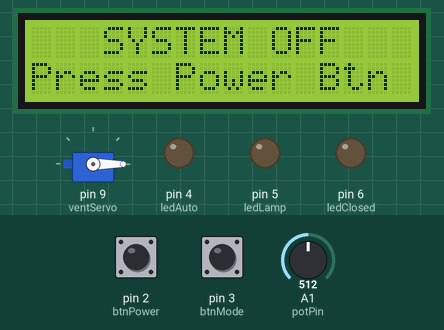
Recording of a sketch running on a simulated Arduino Uno, built with avr-gcc and run on an emulated ATmega328P. Shown: servo, 16×2 character LCD, output pins drawn as LEDs (lit = HIGH). The inputs (shaded band) are chosen by the test bench; at power-on: pin 2 (btnPower) HIGH, pin 3 (btnMode) HIGH, A1 (potPin) = 512. What the sketch prints to the serial monitor is not drawn.

Above: at 2.5 s.
2.6 s: pin 2 (btnPower) pulled LOW for 0.15 s
At 3.1 s:
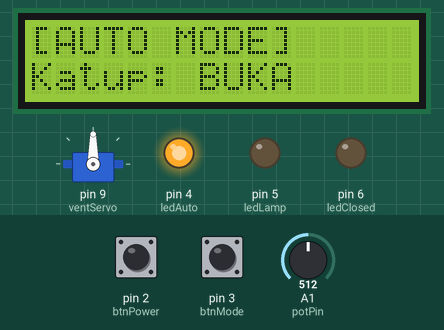
5.7 s: pin 3 (btnMode) pulled LOW for 0.15 s
At 6.7 s:
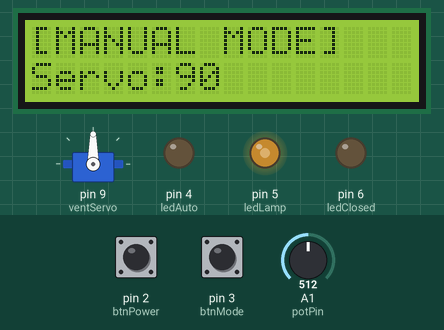
7.3 s: A1 (potPin) set to 306
At 8.1 s:
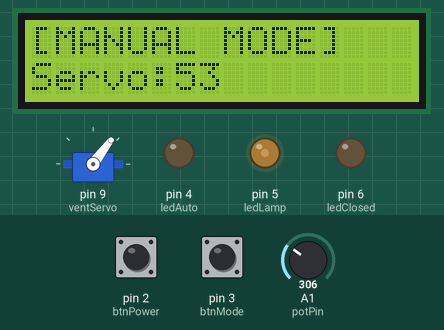
8.8 s: A1 (potPin) set to 122
At 9.3 s:
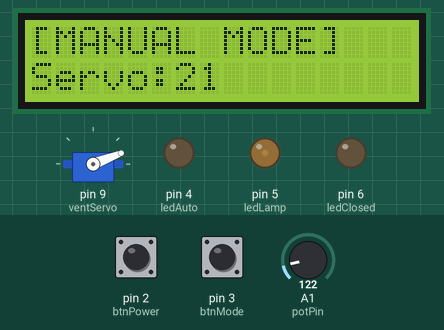
10.3 s: A1 (potPin) set to 561
At 11.5 s:
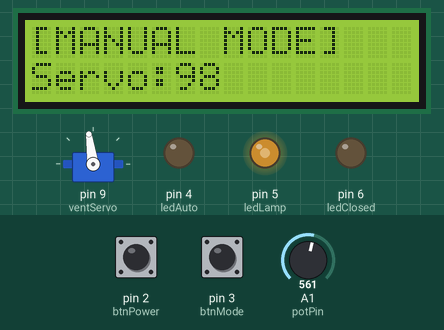
11.8 s: A1 (potPin) set to 585
At 13.0 s:
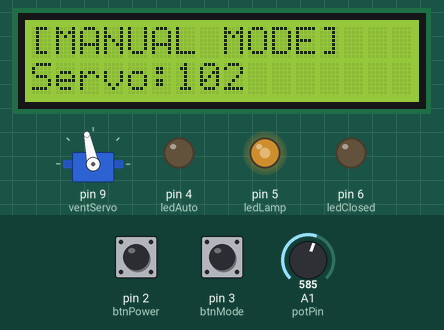
Timing chart, 0 to 14.3 s (numbered marks = the images above; inputs shaded):
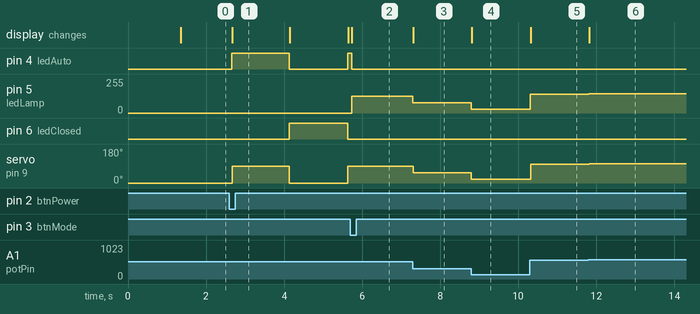

Measured:
- after the input at 2.6 s, pin 4 (ledAuto): LOW → HIGH after 0.06 s, → LOW 1.5 s later, → HIGH 1.5 s later; pin 6 (ledClosed): LOW → HIGH after 1.5 s, → LOW 1.5 s later; servo on pin 9 (ventServo): 0° → 90° after 0.07 s, → 0° 1.5 s later, → 90° 1.5 s later; the display: changes after 0.07 s (image 1)
- after the input at 5.7 s, pin 4 (ledAuto): HIGH → LOW after 0.03 s instead of 1.4 s; pin 5 (ledLamp): 0/255 → 127/255 at once; pin 6 (ledClosed): stays LOW (without the input it goes to HIGH after 1.4 s); servo on pin 9 (ventServo): stays 90° (without the input it goes to 0° after 1.4 s); the display: changes at once (image 2)
- after the input at 7.3 s, pin 5 (ledLamp): 127/255 → 76/255 at once; servo on pin 9 (ventServo): 90° → 53° at once; the display: changes at once (image 3)
- after the input at 8.8 s, pin 5 (ledLamp): 76/255 → 30/255 at once; servo on pin 9 (ventServo): 53° → 21° at once; the display: changes at once (image 4)
- after the input at 10.3 s, pin 5 (ledLamp): 30/255 → 139/255 at once; servo on pin 9 (ventServo): 21° → 98° at once; the display: changes at once (image 5)
- after the input at 11.8 s, pin 5 (ledLamp): 139/255 → 145/255 at once; servo on pin 9 (ventServo): 98° → 102° at once; the display: changes at once (image 6)

The sketch:

uts_mikro1_24040093_Dianty_.ino
```cpp
#include <Wire.h>
#include <LiquidCrystal_I2C.h>
#include <Servo.h>

LiquidCrystal_I2C lcd(0x27, 16, 2);
Servo ventServo;

#define ledAuto 4
#define ledClosed 6
#define ledLamp 5
#define btnPower 2
#define btnMode  3
#define potPin   A1

bool manualMode = false, systemOn = false, valveOpen = false;

int lastBtnMode = HIGH, lastBtnPower = HIGH;
unsigned long lastDebMode = 0, lastDebPower = 0, debounceDelay = 120;
unsigned long lastAuto = 0, autoDelay = 1500;

unsigned long lastPot = 0;
unsigned long potDelay = 200;

void setup() {
  Serial.begin(9600);

  pinMode(ledAuto, OUTPUT);
  pinMode(ledClosed, OUTPUT);
  pinMode(ledLamp, OUTPUT);
  pinMode(btnPower, INPUT_PULLUP);
  pinMode(btnMode, INPUT_PULLUP);

  ventServo.attach(9);
  ventServo.write(0);

  lcd.init();
  lcd.backlight();

  lcd.setCursor(0,0);
  lcd.print(" Smart AirFlow ");
  lcd.setCursor(0,1);
  lcd.print("   Starting...");
  delay(1200);

  // TAMPILAN MODE AWAL
  lcd.clear();
  lcd.setCursor(0,0);
  lcd.print("[AUTO MODE]  ");
  lcd.setCursor(0,1);
  lcd.print("AUTO RUNNING..");
}


void loop() {

  unsigned long now = millis();

  int pwr  = digitalRead(btnPower);
  int mode = digitalRead(btnMode);

  // ======================
  // TOMBOL POWER
  // ======================
  if (pwr != lastBtnPower && now - lastDebPower > debounceDelay) {
    lastDebPower = now;

    if (pwr == LOW) {
      systemOn = !systemOn;
      Serial.println(systemOn ? "SYSTEM ON" : "SYSTEM OFF");

      lcd.clear();
      if (systemOn) {
        lcd.setCursor(0,0);
        lcd.print(manualMode ? "[MANUAL MODE]" : "[AUTO MODE]  ");
        lcd.setCursor(0,1);
        lcd.print(manualMode ? "Servo: ---    " : "AUTO RUNNING..");
      }
    }
  }
  lastBtnPower = pwr;

  // ======================
  // JIKA SISTEM MATI
  // ======================
  if (!systemOn) {
    digitalWrite(ledAuto, LOW);
    digitalWrite(ledClosed, LOW);
    analogWrite(ledLamp, 0);
    ventServo.write(0);

    lcd.setCursor(0,0);
    lcd.print("   SYSTEM OFF   ");
    lcd.setCursor(0,1);
    lcd.print("Press Power Btn ");
    return;
  }


  // ======================
  // TOMBOL MODE
  // ======================
  if (mode != lastBtnMode && now - lastDebMode > debounceDelay) {
    lastDebMode = now;

    if (mode == LOW) {
      manualMode = !manualMode;
      Serial.println(manualMode ? "MANUAL" : "AUTO");

      lcd.clear();
      lcd.setCursor(0,0);
      lcd.print(manualMode ? "[MANUAL MODE]" : "[AUTO MODE]  ");

      lcd.setCursor(0,1);
      lcd.print(manualMode ? "Servo: ---    " : "AUTO RUNNING..");
    }
  }
  lastBtnMode = mode;
  int pot = analogRead(potPin);
  // ======================
  // MODE MANUAL
  // ======================
  if (manualMode) {
    digitalWrite(ledAuto, LOW);
    digitalWrite(ledClosed, LOW);

    int lampPWM = map(pot, 0, 1023, 0, 255);
    int pos     = map(pot, 0, 1023, 0, 180);

    analogWrite(ledLamp, lampPWM);
    ventServo.write(pos);

    lcd.setCursor(0,1);
    lcd.print("Servo:");
    lcd.print(pos);
    lcd.print("   ");

    if (now - lastPot >= potDelay) {
      lastPot = now;
      Serial.print("[MANUAL] Pot="); Serial.print(pot);
      Serial.print(" | Servo="); Serial.print(pos);
      Serial.print(" | PWM="); Serial.println(lampPWM);
    }
  }

  // ======================
  // MODE AUTO
  // ======================
  else {
    analogWrite(ledLamp, 0);

    if (now - lastAuto >= autoDelay) {
      lastAuto = now;
      valveOpen = !valveOpen;

      if (valveOpen) {
        ventServo.write(90);
        digitalWrite(ledAuto, 1);
        digitalWrite(ledClosed, 0);

        lcd.setCursor(0,1);
        lcd.print("Katup: BUKA   ");

        Serial.println("[AUTO] KATUP BUKA");
      }
      else {
        ventServo.write(0);
        digitalWrite(ledAuto, 0);
        digitalWrite(ledClosed, 1);

        lcd.setCursor(0,1);
        lcd.print("Katup: TUTUP ");

        Serial.println("[AUTO] KATUP TUTUP");
      }
    }
  }
}
```
